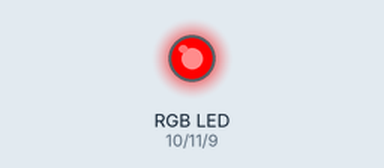
This sketch was run on a simulated Arduino Uno, built with avr-gcc and run on an emulated ATmega328P. Shown: an RGB LED mixed from three pins (HIGH = lit).

Above: at 0.05 s.
At 1.5 s:
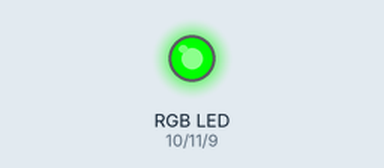
At 2.95 s:
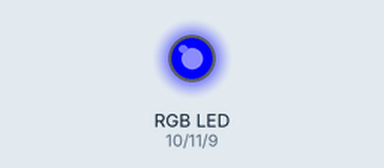
At 5.95 s:
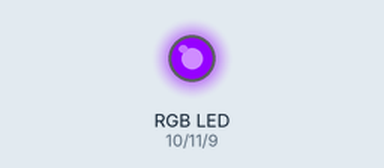
At 8.95 s:
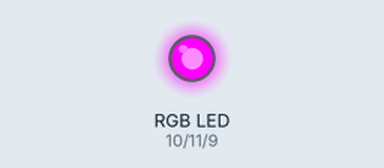
At 11.95 s:
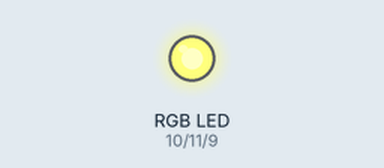
Timing chart, 0 to 15.6 s (numbered marks = the images above):
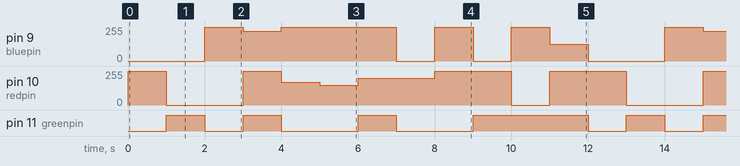

The sketch:

rgb.ino
```cpp
int redpin=10;
int greenpin=11;
int bluepin=9;


void setup() {


pinMode(11,OUTPUT);
pinMode(10,OUTPUT);
pinMode(9,OUTPUT);
}

void loop() {

colour(255,0,0);//red
delay(1000);
colour(0,255,0);//green
delay(1000);
colour(0,0,255);//blue
delay(1000);
colour(255,255,225);//white
delay(1000);
colour(170,0,255);
delay(1000);
colour(150,0,255);
delay(1000);
colour(200, 255,255);
delay(1000);
colour(200,0,0);
delay(1000);
colour(255,0,255);//magenta
delay(1000);
colour(255,255,0);//yellow
delay(1000);
colour(0,255,255);//cyan
delay(1000);
colour(255,255,125);//raspberry
delay(1000);
}
void colour(int redvalue,int greenvalue,int bluevalue)
{
  analogWrite(redpin,redvalue);
  analogWrite(greenpin,greenvalue);
  analogWrite(bluepin,bluevalue);
}
```

Measured:
- by itself, pin 11 (greenpin): repeats every 12.0 s: LOW 1.0 s, 2 × (HIGH 1.0 s, LOW 2.0 s), HIGH 3.0 s, LOW 1.0 s, HIGH 1.0 s
- by itself, pin 9 (bluepin): repeats every 12.0 s: 225/255 1.0 s, 255/255 3.0 s, 2 × (0/255 1.0 s, 255/255 1.0 s), 125/255 1.0 s, 0/255 2.0 s, 255/255 1.0 s
- by itself, pin 10 (redpin): repeats every 12.0 s: 0/255 2.0 s, 255/255 1.0 s, 170/255 1.0 s, 150/255 1.0 s, 200/255 2.0 s, 255/255 2.0 s, 0/255 1.0 s, 255/255 2.0 s
